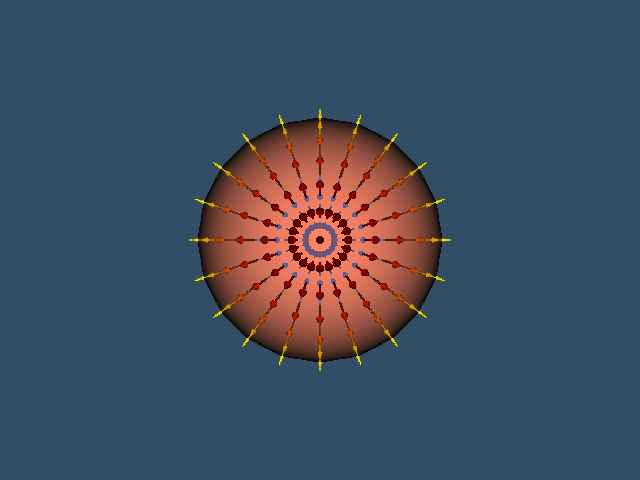

Write Python code to recreate this figure.
#!/usr/bin/env python

# Visualize surface normals as arrow glyphs on a sphere, colored by
# the normal Z component to show directional variation.

# Factory overrides: importing these modules registers the OpenGL rendering
# and interaction style implementations for vtkRenderingCore factory classes.
import vtkmodules.vtkInteractionStyle  # noqa: F401
import vtkmodules.vtkRenderingOpenGL2  # noqa: F401
# VTK pipeline classes used in this example
from vtkmodules.vtkCommonCore import vtkFloatArray, vtkLookupTable
from vtkmodules.vtkFiltersCore import vtkGlyph3D
from vtkmodules.vtkFiltersSources import vtkArrowSource, vtkSphereSource
from vtkmodules.vtkRenderingCore import (
    vtkActor,
    vtkPolyDataMapper,
    vtkProperty,
    vtkRenderWindow,
    vtkRenderWindowInteractor,
    vtkRenderer,
)

# Colors (normalized RGB)
peach_puff_rgb = (1.0, 0.855, 0.725)
tomato_rgb = (1.0, 0.388, 0.278)
background_rgb = (0.200, 0.302, 0.400)

# Source: generate a sphere with normals
sphere = vtkSphereSource()
sphere.SetThetaResolution(20)
sphere.SetPhiResolution(20)
sphere.Update()

# Extract the Z component of each normal for scalar coloring
polydata = sphere.GetOutput()
normals = polydata.GetPointData().GetNormals()
num_points = polydata.GetNumberOfPoints()

z_component = vtkFloatArray()
z_component.SetName("NormalZ")
z_component.SetNumberOfTuples(num_points)
for i in range(num_points):
    nz = normals.GetTuple3(i)[2]
    z_component.SetValue(i, nz)
polydata.GetPointData().AddArray(z_component)
polydata.GetPointData().SetActiveScalars("NormalZ")

# Arrow source: glyph shape for normals
arrow = vtkArrowSource()
arrow.SetTipResolution(16)
arrow.SetShaftResolution(16)

# Glyph: place an arrow at each point oriented along the surface normal
glyph = vtkGlyph3D()
glyph.SetSourceConnection(arrow.GetOutputPort())
glyph.SetInputData(polydata)
glyph.SetVectorModeToUseNormal()
glyph.SetScaleModeToScaleByScalar()
glyph.SetScaleFactor(0.15)
glyph.OrientOn()
glyph.SetColorModeToColorByScalar()

# Lookup table: map normal Z values to a diverging color ramp
lut = vtkLookupTable()
lut.SetHueRange(0.667, 0.0)
lut.SetRange(-1.0, 1.0)
lut.Build()

# Mapper: map the arrow glyphs to graphics primitives
glyph_mapper = vtkPolyDataMapper()
glyph_mapper.SetInputConnection(glyph.GetOutputPort())
glyph_mapper.SetLookupTable(lut)
glyph_mapper.SetScalarRange(-1.0, 1.0)

# Actor: assign the glyph geometry
glyph_actor = vtkActor()
glyph_actor.SetMapper(glyph_mapper)

# Mapper: map the sphere surface
sphere_mapper = vtkPolyDataMapper()
sphere_mapper.SetInputData(polydata)
sphere_mapper.ScalarVisibilityOff()

# Actor: assign the sphere with semi-transparent appearance
back_face = vtkProperty()
back_face.SetColor(tomato_rgb)
sphere_actor = vtkActor()
sphere_actor.SetMapper(sphere_mapper)
sphere_actor.GetProperty().SetColor(peach_puff_rgb)
sphere_actor.GetProperty().SetOpacity(0.4)
sphere_actor.SetBackfaceProperty(back_face)

# Renderer: assemble the scene and configure the camera
renderer = vtkRenderer()
renderer.AddActor(sphere_actor)
renderer.AddActor(glyph_actor)
renderer.SetBackground(background_rgb)

# Render window: display the rendered scene
render_window = vtkRenderWindow()
render_window.AddRenderer(renderer)
render_window.SetWindowName("normals visualization")
render_window.SetMultiSamples(0)
render_window.SetSize(640, 480)

# Interactor: handle mouse and keyboard events
render_window_interactor = vtkRenderWindowInteractor()
render_window_interactor.SetRenderWindow(render_window)

# Scene: configure the camera
renderer.ResetCamera()

# Start: launch the interactive visualization
render_window_interactor.Initialize()
render_window_interactor.Start()
